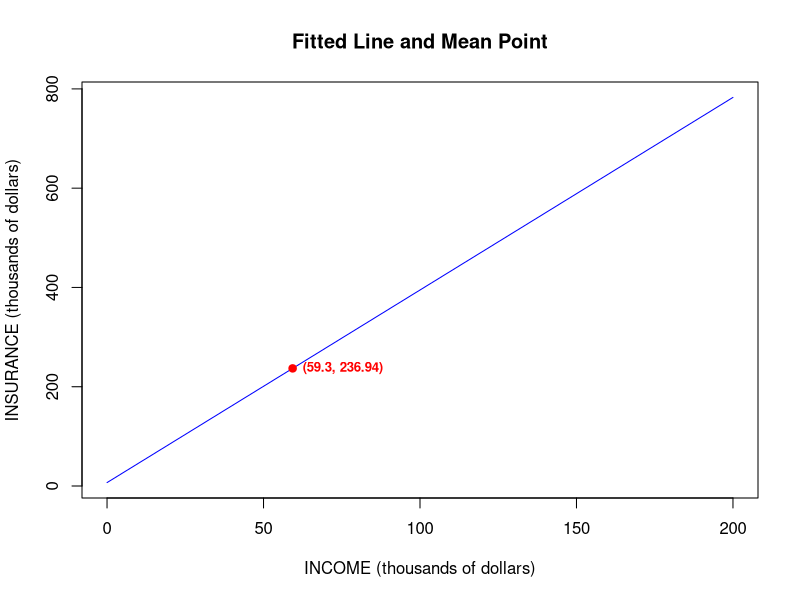

Generate this figure with R:
#3.18
#(a.)
rm(list=ls())
b1 <- 6.855
b2 <- 3.880
seb1 <- 7.383
seb2 <- 0.112
N <- 20

Mean_INCOME <- 59.3
Mean_INSURANCE_hat <- b1 + b2*Mean_INCOME

cat(" 根據估計式：INSURANCE_hat =", b1, "+", b2, "* INCOME\n",
    "當 INCOME 的平均值為：", Mean_INCOME, "\n",
    "計算得出 INSURANCE 的平均值為：", Mean_INSURANCE_hat, "\n")

plot(0:200, b1 + b2 * (0:200), type="l", col="blue", 
     xlab="INCOME (thousands of dollars)", ylab="INSURANCE (thousands of dollars)", main="Fitted Line and Mean Point")
points(Mean_INCOME, Mean_INSURANCE_hat, col="red", pch=19) 
text(Mean_INCOME, Mean_INSURANCE_hat, 
     labels = paste0("(", Mean_INCOME, ", ", round(Mean_INSURANCE_hat, 2), ")"), 
     pos = 4,
     col = "red", 
     font = 2,
     cex = 0.8)

#(b.)
alpha <- 0.05
df <- N - 2
tc <- qt(1 - alpha/2, df)
lowb2 <- b2 - tc * seb2
upb2 <- b2 + tc * seb2
lowb2
upb2

cat(" 點估計值為：", b2, "\n",
    "95% 信賴區間為：[", lowb2, ",", upb2, "]\n")

#(c.)
X_c <- 100  
cov_b1_b2 <- -0.746
alpha_c <- 0.01  

Y_hat_100 <- b1 + b2 * X_c

var_Y_hat <- (seb1^2) + (X_c^2 * seb2^2) + (2 * X_c * cov_b1_b2)
se_Y_hat <- sqrt(var_Y_hat)


t_c_99 <- qt(1 - alpha_c/2, df)

lowY_hat_100 <- Y_hat_100 - t_c_99 * se_Y_hat
upY_hat_100 <- Y_hat_100 + t_c_99 * se_Y_hat

cat("99% 信賴區間為：[", lowY_hat_100, ",", upY_hat_100, "]\n")

#(d.)
b2_null <- 5
alpha_d <- 0.05
t_d <- (b2 - b2_null) / seb2

tc_d <- qt(1 - alpha_d/2, df)

cat("虛無假設 H0: beta2 = 5\n")
cat("對立假設 H1: beta2 ≠ 5\n")
cat("拒絕域為絕對值t大於", tc_d, "\n")
cat("t值為", t_d, "\n")

if (abs(t_d) > tc_d) {
  cat("結論：拒絕虛無假說 (Reject H0)。數據「不支持」管理層的說法。\n")
} else {
  cat("結論：無法拒絕虛無假說 (Fail to reject H0)。數據支持管理層的說法。\n")
}

#(e.)
b2_null_e <- 1
alpha_e <- 0.01
t_e <- (b2 - b2_null_e) / seb2

tc_e <- qt(1 - alpha_e, df) 

cat("虛無假設 H0: beta2 = 1\n")
cat("對立假設 H1: beta2 > 1\n")
cat("拒絕域為 t 大於", tc_e, "\n")
cat("t 值為", t_e, "\n")

if (t_e > tc_e) {
  cat("結論：拒絕虛無假說 (Reject H0)。數據顯示保險持有量的增加幅度「顯著大於」收入的增加幅度。\n")
} else {
  cat("結論：無法拒絕虛無假說 (Fail to reject H0)。\n")
}
